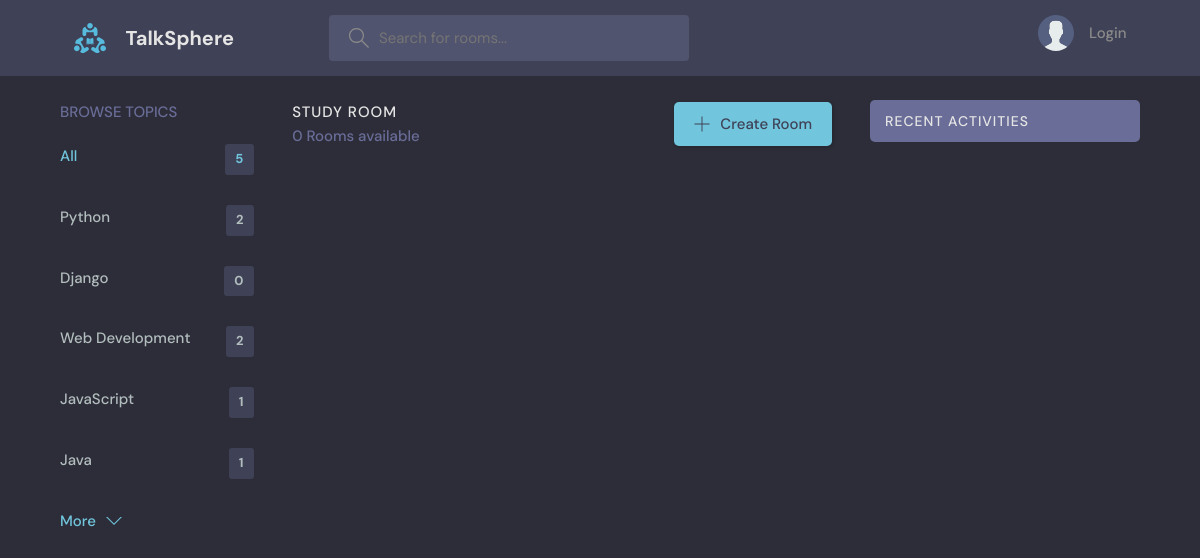
The page /?q=SQL on the database as committed earlier.
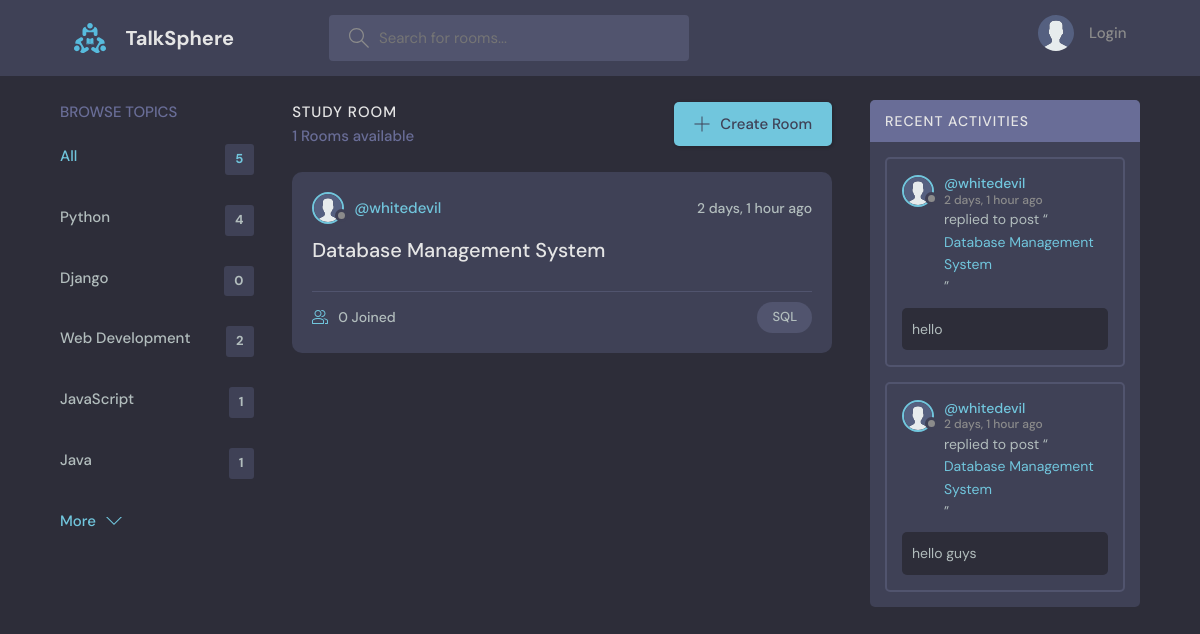
The same page on the database as committed later.
### base/models.py (models this page shows, shortened)
class Topic(models.Model):
    name = models.CharField(max_length=200)
    def __str__(self):
        return self.name

class Room(models.Model):
    host = models.ForeignKey(User, on_delete=models.SET_NULL, null=True)
    topic = models.ForeignKey(Topic, on_delete=models.SET_NULL, null=True)
    name = models.CharField(max_length=200)
    description = models.TextField(null=True, blank=True)
    participants = models.ManyToManyField(User,related_name='participants', blank=True)
    updated = models.DateTimeField(auto_now=True)
    created = models.DateTimeField(auto_now_add=True)
    class Meta:
        ordering = ['-updated', '-created']
    def __str__(self):
        return self.name

class Message(models.Model):
    user = models.ForeignKey(User, on_delete=models.CASCADE, default=1)
    room = models.ForeignKey(Room, on_delete=models.CASCADE)
    body = models.TextField()
    updated = models.DateTimeField(auto_now=True)
    created = models.DateTimeField(auto_now_add=True)
    class Meta:
        ordering = ['-updated', '-created']

### base/views.py (the view)
# urls.py: path("", views.home, name="home"),
def home(request):
    query = None
    if request.GET.get('q') != None:
        query = request.GET.get('q').lower()
    else:
        query = ''
    rooms = Room.objects.filter(
        Q(topic__name__icontains=query) |
        Q(name__icontains=query) |
        Q(description__icontains = query)
    )
    topics = Topic.objects.all()[0:5]
    room_count = rooms.count()
    room_messages = Message.objects.filter(Q(room__topic__name__icontains = query))
    context = {'rooms':rooms, 'topics':topics, 'room_count': room_count, 'room_messages': room_messages }
    return render(request, 'base/home.html', context)

### base/templates/base/home.html (shortened to what this page needs)
{% extends 'main.html' %}
{% block content %}
<main class="layout layout--3">
  <div class="container">
    {% include 'base/topics_component.html' %}
    <div class="roomList">
      <div class="roomList__header">
        <div>
          <h2>Study Room</h2>
          <p>{{room_count}} Rooms available</p>
        </div>
        <a class="btn btn--main" href="{% url 'create-room' %}">
          <svg version="1.1" xmlns="http://www.w3.org/2000/svg" width="32" height="32" viewBox="0 0 32 32">
            <title>add</title>
            <path
              d="M16.943 0.943h-1.885v14.115h-14.115v1.885h14.115v14.115h1.885v-14.115h14.115v-1.885h-14.115v-14.115z"
            ></path>
          </svg>
          Create Room
        </a>
      </div>
      {% include 'base/feed_component.html' %}
    </div>
    {% include 'base/activity_component.html' %}
  </div>
</main>
{% endblock %}

### base/templates/base/topics_component.html
<div class="topics">
    <div class="topics__header">
      <h2>Browse Topics</h2>
    </div>
    <ul class="topics__list">
      <li>
        <a href="{% url 'home' %}" class="active">All <span>{{topics.count}}</span></a>
      </li>
      {% for topic in topics %}
      <li>
        <a href="{% url 'home' %}?q={{topic.name}}">{{topic}}<span>{{topic.room_set.all.count}}</span></a>
      </li>
      {% endfor %}
    <a class="btn btn--link" href="{% url 'topics' %}">
      More
      <svg version="1.1" xmlns="http://www.w3.org/2000/svg" width="32" height="32" viewBox="0 0 32 32">
        <title>chevron-down</title>
        <path d="M16 21l-13-13h-3l16 16 16-16h-3l-13 13z"></path>
      </svg>
    </a>
  </div>

### base/templates/base/feed_component.html (shortened to what this page needs)
{% load static %}
{% for room in rooms %}
<div class="roomListRoom">
    <div class="roomListRoom__header">
    {% if room.host %}
      <a href="{% url 'user-profile' room.host.id %}" class="roomListRoom__author">
        <div class="avatar avatar--small">
          <img src="{% static 'images/avatar.svg' %}" />
        </div>
        <span>@{{room.host.username}}</span>
      </a>
    {% endif %}
      <div class="roomListRoom__actions">
        <span>{{room.created|timesince}} ago</span>
      </div>
    </div>
    <div class="roomListRoom__content">
      <a href="{% url 'room' room.id %}">{{room.name}}</a>
    </div>
    <div class="roomListRoom__meta">
      <a href="{% url 'room' room.id %}" class="roomListRoom__joined">
        {{room.participants.all.count}} Joined
      </a>
      <p class="roomListRoom__topic">{{room.topic.name}}</p>
    </div>
  </div>
{% endfor %}

### base/templates/base/activity_component.html (shortened to what this page needs)
{% load static %}
<div class="activities">
    <div class="activities__header">
      <h2>Recent Activities</h2>
    </div>
    {% for message in room_messages %}
    <div class="activities__box">
      <div class="activities__boxHeader roomListRoom__header">
        <a href="{% url 'user-profile' message.user.id %}" class="roomListRoom__author">
          <div class="avatar avatar--small">
            <img src="{% static 'images/avatar.svg' %}" />
          </div>
          <p>
            @{{message.user}}
            <span>{{message.created|timesince}} ago</span>
          </p>
        </a>
      </div>
      <div class="activities__boxContent">
        <p>replied to post “<a href="{% url 'room' message.room.id %}">{{message.room}}</a>”</p>
        <div class="activities__boxRoomContent">
          {{message.body}}
        </div>
      </div>
    </div>
    {% endfor %}
</div>

Rows that differ between the two databases and show on the page:
computed for Topic "Python": room_set.all.count "2" → "4"
added Room: host.username "whitedevil", created "2 days, 1 hour", name "Database Management System", participants.all.count "0", topic.name "SQL"
added Message: user "whitedevil", created "2 days, 1 hour", room "Database Management System", body "hello"
added Message: user "whitedevil", created "2 days, 1 hour", room "Database Management System", body "hello guys"
Other text that changed with them:
{{ room_count }}: "0" → "1"
